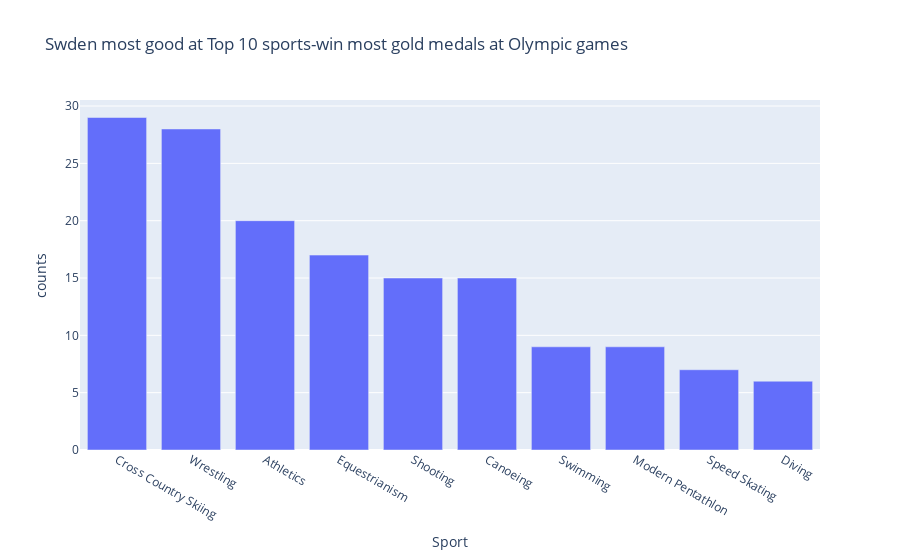

Source (notebook cell):
### Code cell
fig=px.bar(sweden_sport_gold,x="Sport",y="counts",title=" Swden most good at Top 10 sports-win most gold medals at Olympic games")
fig.show()

### Figure 1 — Plotly figure (JSON) as saved in the notebook; plotly's stock layout.template omitted (floating-point values rounded to 4 significant figures)
{"data": [{"alignmentgroup": "True", "hovertemplate": "Sport=%{x}<br>counts=%{y}<extra></extra>", "legendgroup": "", "marker": {"color": "#636efa", "pattern": {"shape": ""}}, "name": "", "offsetgroup": "", "orientation": "v", "showlegend": false, "textposition": "auto", "type": "bar", "x": ["Cross Country Skiing", "Wrestling", "Athletics", "Equestrianism", "Shooting", "Canoeing", "Swimming", "Modern Pentathlon", "Speed Skating", "Diving"], "xaxis": "x", "y": [29, 28, 20, 17, 15, 15, 9, 9, 7, 6], "yaxis": "y"}], "layout": {"barmode": "relative", "legend": {"tracegroupgap": 0}, "title": {"text": " Swden most good at Top 10 sports-win most gold medals at Olympic games"}, "xaxis": {"anchor": "y", "domain": [0, 1], "title": {"text": "Sport"}}, "yaxis": {"anchor": "x", "domain": [0, 1], "title": {"text": "counts"}}}}
